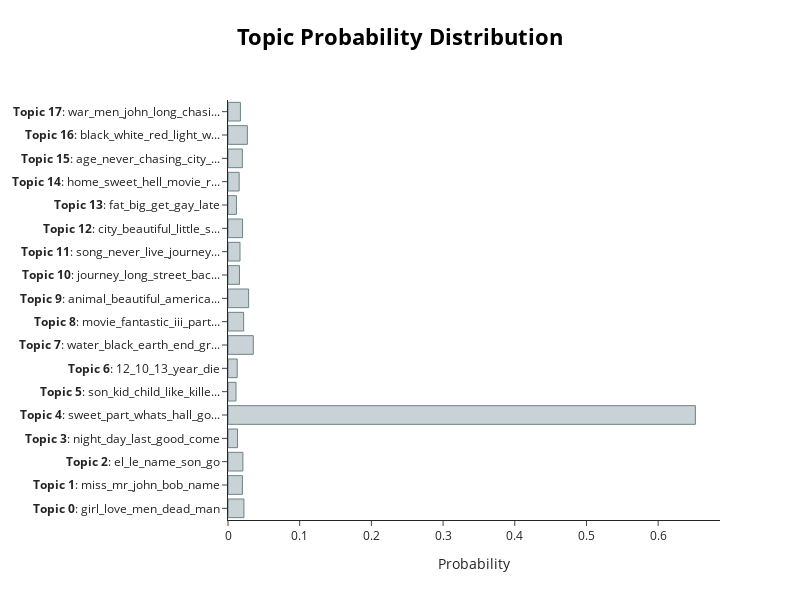

Write notebook code for a chart like this one.
### Code cell
# Visualize probability distribution
topic_model.visualize_distribution(topic_model.probabilities_[0], min_probability=0.001)

### Figure 1 — Plotly figure (JSON) as saved in the notebook; plotly's stock layout.template omitted (floating-point values rounded to 4 significant figures)
{"data": [{"marker": {"color": "#C8D2D7", "line": {"color": "#6E8484", "width": 1}}, "orientation": "h", "type": "bar", "x": [0.02225, 0.02016, 0.02079, 0.01328, 0.6519, 0.01118, 0.01283, 0.03528, 0.02183, 0.02873, 0.016, 0.01674, 0.02033, 0.01177, 0.01556, 0.02008, 0.02702, 0.01734], "y": ["<b>Topic 0</b>: girl_love_men_dead_man", "<b>Topic 1</b>: miss_mr_john_bob_name", "<b>Topic 2</b>: el_le_name_son_go", "<b>Topic 3</b>: night_day_last_good_come", "<b>Topic 4</b>: sweet_part_whats_hall_go...", "<b>Topic 5</b>: son_kid_child_like_kille...", "<b>Topic 6</b>: 12_10_13_year_die", "<b>Topic 7</b>: water_black_earth_end_gr...", "<b>Topic 8</b>: movie_fantastic_iii_part...", "<b>Topic 9</b>: animal_beautiful_america...", "<b>Topic 10</b>: journey_long_street_bac...", "<b>Topic 11</b>: song_never_live_journey...", "<b>Topic 12</b>: city_beautiful_little_s...", "<b>Topic 13</b>: fat_big_get_gay_late", "<b>Topic 14</b>: home_sweet_hell_movie_r...", "<b>Topic 15</b>: age_never_chasing_city_...", "<b>Topic 16</b>: black_white_red_light_w...", "<b>Topic 17</b>: war_men_john_long_chasi..."]}], "layout": {"height": 600, "hoverlabel": {"bgcolor": "white", "font": {"family": "Rockwell", "size": 16}}, "title": {"font": {"color": "Black", "size": 22}, "text": "<b>Topic Probability Distribution</b>", "x": 0.5, "xanchor": "center", "y": 0.95, "yanchor": "top"}, "width": 800, "xaxis": {"title": {"text": "Probability"}}}}
